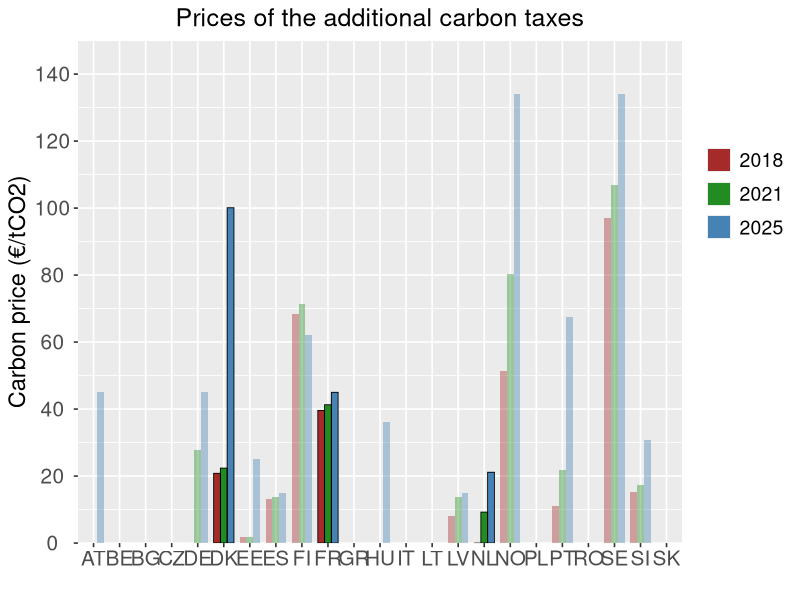

Source code (R):
library(readxl)
library(dplyr)
library(tidyr)
library(ggplot2)



df <- read_excel("data/raw/visualisations/additional_carbon_taxes.xlsx")

df_long <- df %>%
  pivot_longer(cols = c(`2018`, `2021`, `2025`), 
               names_to = "Year", 
               values_to = "Pct")

df_long <- df_long %>% mutate(Country = factor(Country, levels = unique(df$Country)))

transparency_value = 0.4

df_long <- df_long %>%
  mutate(
    Year = factor(Year, levels = c("2018","2021","2025")),
    Includes_power_sector = factor(Includes_power_sector, levels = c("YES","NO","NOT PRESENT")),
    alpha_val = ifelse(Includes_power_sector == "YES", 1, transparency_value)
  )

cols_year <- c(
  "2018" = "brown",
  "2021" = "forestgreen",
  "2025" = "steelblue"
)

pd <- position_dodge(width = 0.78)
bar_width <- 0.78

ggplot() +
  
  geom_col(
    data = df_long,
    mapping = aes(x = Country, y = Pct, fill = Year, alpha = alpha_val, group = Year),
    position = pd,
    width = bar_width,
    colour = NA,
    show.legend = TRUE
  ) +
  
  geom_col(
    data = filter(df_long, Includes_power_sector == "YES"),
    mapping = aes(x = Country, y = Pct, group = Year),
    position = pd,
    width = bar_width,
    fill = NA,
    colour = "black",
    size = 0.3,
    show.legend = FALSE
  ) +
  
  scale_fill_manual(values = cols_year, name = "") +
  
  scale_alpha_identity(guide = FALSE) +
  
  scale_y_continuous(breaks = seq(0, 150, by = 20), expand = c(0, 0)) +
  coord_cartesian(ylim = c(0, 150)) +
  
  labs(title = "Prices of the additional carbon taxes", x = "", y = "Carbon price (€/tCO2)") +
  
  theme_grey(base_size = 12) +
  theme(
    plot.title = element_text(hjust = 0.5, size = 18),
    
    legend.text = element_text(size = 14),
    legend.key.spacing.y = unit(7, "pt"),
    
    legend.justification = c(0.5, 0.8), 
    
    axis.text.x = element_text(hjust = 0.5, size = 15),
    
    axis.text.y = element_text(hjust = 0.5, size = 15),
    axis.title.y = element_text(size = 17)
  )

# ggsave("Additional carbon taxes.jpeg",
#        width = 4444,
#        height = 1670,
#        units = "px")